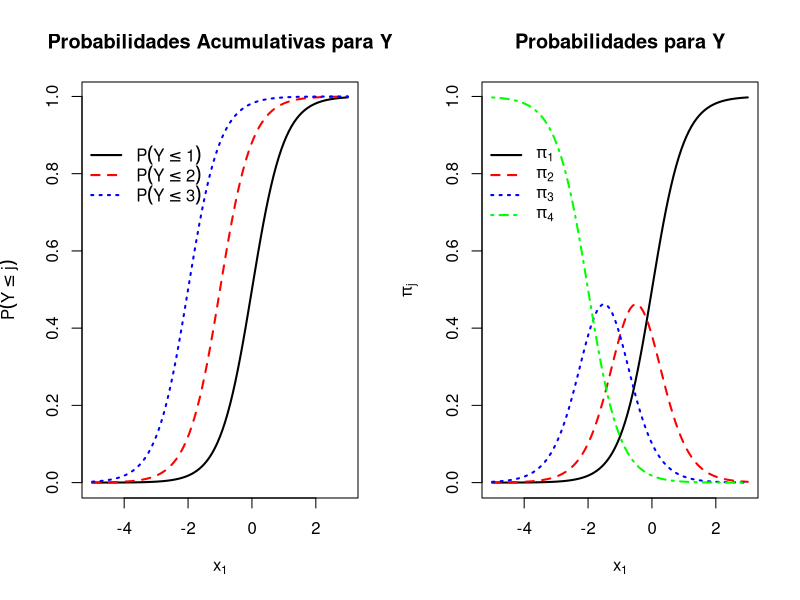

Source code (R):
#####################################################################
# Gráfica del modelo de Momios proporcionales

# Recuérdese que beta10 < beta20 < beta30
beta<-c(0, 2, 4, 2) #beta10, beta20, beta30, beta1
x.range<-c(-5, 3)

x11(width = 10, height = 6, pointsize = 12)

# pdf(file = "c:\\figures\\Figure3.4color.pdf", width = 8, height = 6, colormodel = "cmyk")   # Create plot for book
par(mfrow = c(1, 2))
curve(expr = plogis(q = beta[1] + beta[4]*x), xlim = x.range, ylab = expression(P(Y<=j)),
      xlab = expression(x[1]), main = "Probabilidades Acumulativas para Y", lwd = 2)
curve(expr = plogis(q = beta[2] + beta[4]*x), add = TRUE, lty = "dashed", col = "red", lwd = 2)
curve(expr = plogis(q = beta[3] + beta[4]*x), add = TRUE, lty = "dotted", , col = "blue", lwd = 2)
legend(x = -5.5, y = 0.9, legend = c(expression(P(Y<=1)), expression(P(Y<=2)), expression(P(Y<=3))),
       lty = c("solid", "dashed", "dotted", "dotdash"), col = c("black", "red", "blue"),
       bty = "n", lwd = 2)

curve(expr = plogis(q = beta[1] + beta[4]*x), xlim = x.range, ylab = expression(pi[j]),
      xlab = expression(x[1]), main = "Probabilidades para Y", lwd = 2)
curve(expr = plogis(q = beta[2] + beta[4]*x) - plogis(q = beta[1] + beta[4]*x), add = TRUE,
      lty = "dashed", col = "red", lwd = 2)
curve(expr = plogis(q = beta[3] + beta[4]*x) - plogis(q = beta[2] + beta[4]*x), add = TRUE,
      lty = "dotted", , col = "blue", lwd = 2)
curve(expr = 1 - plogis(q = beta[3] + beta[4]*x), add = TRUE,
      lty = "dotdash", col = "green", lwd = 2)
legend(x = -5.5, y = 0.9, legend = c(expression(pi[1]), expression(pi[2]), expression(pi[3]), expression(pi[4])),
       lty = c("solid", "dashed", "dotted", "dotdash"), col = c("black", "red", "blue", "green"),
       bty = "n", lwd = 2)
# dev.off()  # Create plot for book